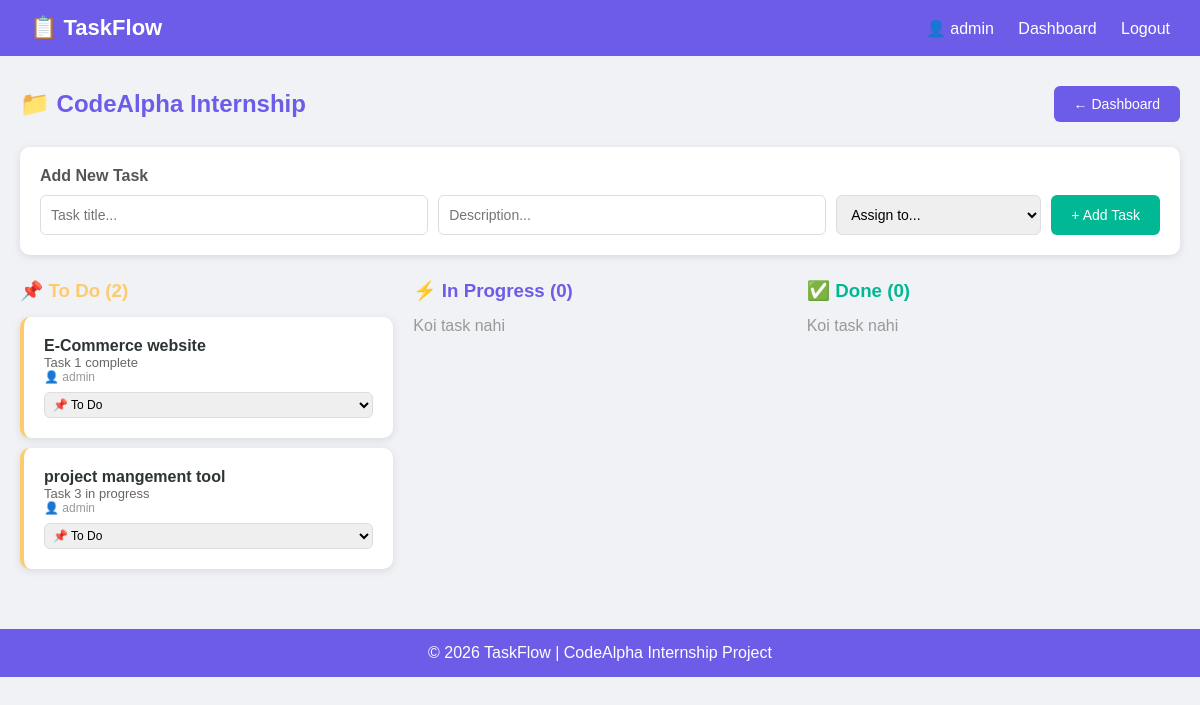
The page /project/1/ (signed in) on the database its author committed.
### tasks/models.py (models this page shows, shortened)
class Project(models.Model):
    name = models.CharField(max_length=200)
    description = models.TextField(blank=True)
    created_by = models.ForeignKey(User, on_delete=models.CASCADE, related_name='projects')
    members = models.ManyToManyField(User, related_name='member_projects', blank=True)
    created_at = models.DateTimeField(auto_now_add=True)

class Task(models.Model):
    STATUS_CHOICES = [
        ('todo', 'To Do'),
        ('inprogress', 'In Progress'),
        ('done', 'Done'),
    ]
    project = models.ForeignKey(Project, on_delete=models.CASCADE, related_name='tasks')
    title = models.CharField(max_length=200)
    description = models.TextField(blank=True)
    assigned_to = models.ForeignKey(User, on_delete=models.SET_NULL, null=True, blank=True)
    status = models.CharField(max_length=20, choices=STATUS_CHOICES, default='todo')
    created_at = models.DateTimeField(auto_now_add=True)

### tasks/views.py (the view)
# urls.py: path('project/<int:pk>/', views.project_detail, name='project_detail'),
@login_required
def project_detail(request, pk):
    project = get_object_or_404(Project, pk=pk)
    todo_tasks = project.tasks.filter(status='todo')
    inprogress_tasks = project.tasks.filter(status='inprogress')
    done_tasks = project.tasks.filter(status='done')
    users = User.objects.all()
    return render(request, 'project_detail.html', {
        'project': project,
        'todo_tasks': todo_tasks,
        'inprogress_tasks': inprogress_tasks,
        'done_tasks': done_tasks,
        'users': users,
    })

### templates/project_detail.html (shortened to what this page needs)
{% extends 'base.html' %}
{% block content %}
<div style="display:flex; justify-content:space-between; align-items:center; margin-bottom:25px;">
    <h2 style="color:#6c5ce7;">📁 {{ project.name }}</h2>
    <a href="/dashboard/" class="btn btn-primary">← Dashboard</a>
</div>
<div class="card" style="margin-bottom:25px;">
    <h4 style="color:#555;">Add New Task</h4>
    <form method="post" action="/project/{{ project.pk }}/task/create/" style="display:flex; gap:10px; flex-wrap:wrap; margin-top:10px;">
        <input type="text" name="title" placeholder="Task title..." style="flex:2; margin:0;">
        <input type="text" name="description" placeholder="Description..." style="flex:2; margin:0;">
        <select name="assigned_to" style="flex:1; margin:0;">
            <option value="">Assign to...</option>
        </select>
        <button type="submit" class="btn btn-success">+ Add Task</button>
    </form>
</div>
<div style="display:flex; gap:20px; flex-wrap:wrap;">
    <div style="flex:1; min-width:250px;">
        <h3 style="color:#fdcb6e; margin-bottom:15px;">📌 To Do ({{ todo_tasks.count }})</h3>
        {% for task in todo_tasks %}
        <div class="card" style="margin-bottom:10px; border-left:4px solid #fdcb6e;">
            <h4><a href="/task/{{ task.pk }}/" style="color:#2d3436; text-decoration:none;">{{ task.title }}</a></h4>
            <p style="color:#666; font-size:13px;">{{ task.description }}</p>
            {% if task.assigned_to %}
            <p style="color:#999; font-size:12px;">👤 {{ task.assigned_to.username }}</p>
            {% endif %}
            <form method="post" action="/task/{{ task.pk }}/status/" style="margin-top:8px;">
                <select name="status" onchange="this.form.submit()" style="font-size:12px; padding:4px; margin:0;">
                    <option value="todo" selected>📌 To Do</option>
                </select>
            </form>
        </div>
        {% empty %}
        <p style="color:#999;">Koi task nahi</p>
        {% endfor %}
    </div>
    <div style="flex:1; min-width:250px;">
        <h3 style="color:#6c5ce7; margin-bottom:15px;">⚡ In Progress ({{ inprogress_tasks.count }})</h3>
        {% for task in inprogress_tasks %}
        <div class="card" style="margin-bottom:10px; border-left:4px solid #6c5ce7;">
            <h4><a href="/task/{{ task.pk }}/" style="color:#2d3436; text-decoration:none;">{{ task.title }}</a></h4>
            <p style="color:#666; font-size:13px;">{{ task.description }}</p>
            {% if task.assigned_to %}
            <p style="color:#999; font-size:12px;">👤 {{ task.assigned_to.username }}</p>
            {% endif %}
            <form method="post" action="/task/{{ task.pk }}/status/" style="margin-top:8px;">
                {% csrf_token %}
                <select name="status" onchange="this.form.submit()" style="font-size:12px; padding:4px; margin:0;">
                    <option value="todo">📌 To Do</option>
                    <option value="inprogress" selected>⚡ In Progress</option>
                    <option value="done">✅ Done</option>
                </select>
            </form>
        </div>
        {% empty %}
        <p style="color:#999;">Koi task nahi</p>
        {% endfor %}
    </div>
    <div style="flex:1; min-width:250px;">
        <h3 style="color:#00b894; margin-bottom:15px;">✅ Done ({{ done_tasks.count }})</h3>
        {% for task in done_tasks %}
        <div class="card" style="margin-bottom:10px; border-left:4px solid #00b894;">
            <h4><a href="/task/{{ task.pk }}/" style="color:#2d3436; text-decoration:none;">{{ task.title }}</a></h4>
            <p style="color:#666; font-size:13px;">{{ task.description }}</p>
            {% if task.assigned_to %}
            <p style="color:#999; font-size:12px;">👤 {{ task.assigned_to.username }}</p>
            {% endif %}
            <form method="post" action="/task/{{ task.pk }}/status/" style="margin-top:8px;">
                {% csrf_token %}
                <select name="status" onchange="this.form.submit()" style="font-size:12px; padding:4px; margin:0;">
                    <option value="todo">📌 To Do</option>
                    <option value="inprogress">⚡ In Progress</option>
                    <option value="done" selected>✅ Done</option>
                </select>
            </form>
        </div>
        {% empty %}
        <p style="color:#999;">Koi task nahi</p>
        {% endfor %}
    </div>
</div>
{% endblock %}

### templates/base.html (shortened to what this page needs)
<!DOCTYPE html>
<html lang="en">
<head>
</head>
<body>
<nav>
    <span class="logo">📋 TaskFlow</span>
    <div>
        {% if user.is_authenticated %}
        <span style="color:white;">👤 {{ user.username }}</span>
        <a href="/dashboard/">Dashboard</a>
        <a href="/logout/">Logout</a>
        {% else %}
        <a href="/login/">Login</a>
        <a href="/register/">Register</a>
        {% endif %}
    </div>
</nav>
<div class="container">
    {% block content %}{% endblock %}
</div>
<footer>
    <p>© 2026 TaskFlow | CodeAlpha Internship Project</p>
</footer>
</body>
</html>

### templates/base.html (style rules this page uses)
* { margin: 0; padding: 0; box-sizing: border-box; }
body { font-family: Arial, sans-serif; background: #f0f2f5; }
nav { background: #6c5ce7; padding: 15px 30px; display: flex; justify-content: space-between; align-items: center; }
nav .logo { color: white; font-size: 22px; font-weight: bold; }
nav a { color: white; text-decoration: none; margin-left: 20px; }
.container { max-width: 1200px; margin: 30px auto; padding: 0 20px; }
.btn { display: inline-block; padding: 10px 20px; border-radius: 6px; text-decoration: none; border: none; cursor: pointer; font-size: 14px; }
.btn-primary { background: #6c5ce7; color: white; }
.btn-success { background: #00b894; color: white; }
.card { background: white; border-radius: 10px; padding: 20px; box-shadow: 0 2px 8px rgba(0,0,0,0.1); margin-bottom: 20px; }
input, textarea, select { width: 100%; padding: 10px; margin: 8px 0 15px 0; border: 1px solid #ddd; border-radius: 6px; font-size: 14px; }
footer { background: #6c5ce7; color: white; text-align: center; padding: 15px; margin-top: 50px; }

### rows shown on the page
Project: name "CodeAlpha Internship"
Task: title "E-Commerce website", description "Task 1 complete", assigned_to.username "admin"
Task: title "project mangement tool", description "Task 3 in progress", assigned_to.username "admin"

### other values the page prints
{{ user.username }} "admin"
{{ todo_tasks.count }} "2"
{{ inprogress_tasks.count }} "0"
{{ done_tasks.count }} "0"
